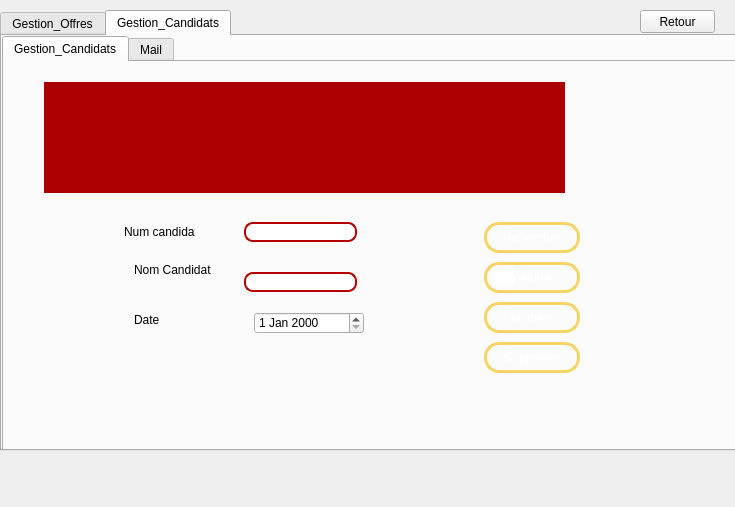
<?xml version="1.0" encoding="UTF-8"?>
<ui version="4.0">
 <class>gestion_candidat</class>
 <widget class="QWidget" name="gestion_candidat">
  <property name="geometry">
   <rect>
    <x>0</x>
    <y>0</y>
    <width>735</width>
    <height>507</height>
   </rect>
  </property>
  <property name="windowTitle">
   <string>Form</string>
  </property>
  <widget class="QTabWidget" name="tabWidget_2">
   <property name="geometry">
    <rect>
     <x>0</x>
     <y>10</y>
     <width>791</width>
     <height>441</height>
    </rect>
   </property>
   <property name="currentIndex">
    <number>1</number>
   </property>
   <widget class="QWidget" name="tab_4">
    <attribute name="title">
     <string>Gestion_Offres</string>
    </attribute>
    <widget class="QTabWidget" name="tabWidget">
     <property name="geometry">
      <rect>
       <x>0</x>
       <y>0</y>
       <width>781</width>
       <height>411</height>
      </rect>
     </property>
     <property name="currentIndex">
      <number>0</number>
     </property>
     <widget class="QWidget" name="tab_2">
      <attribute name="title">
       <string>Gestion_Offres</string>
      </attribute>
      <widget class="QTableView" name="tabchambre">
       <property name="geometry">
        <rect>
         <x>70</x>
         <y>20</y>
         <width>541</width>
         <height>141</height>
        </rect>
       </property>
       <property name="styleSheet">
        <string notr="true">QWidget {
    background-color: #aa0000;
    color: #fffff8;
}
QTableView{border: 6px solid #aa0000; /*other code about padding background stc*/ ;}
QHeaderView::section {
    background-color: #aaaa7f;
    padding: 4px;
    border: 1px solid #fffff8;
    font-size: 8pt;
}

QTableWidget {
    gridline-color: #ff4842;
    font-size: 9pt;
}

QTableWidget QTableCornerButton::section {
    background-color: #ff4842;
    border: 1px solid #fffff8;
}</string>
       </property>
      </widget>
      <widget class="QPushButton" name="pb_ajouter">
       <property name="geometry">
        <rect>
         <x>480</x>
         <y>220</y>
         <width>96</width>
         <height>31</height>
        </rect>
       </property>
       <property name="styleSheet">
        <string notr="true"> QPushButton {
color: #ffffff;
border: 3px solid #f8d466;
font: 8pt &quot;MS Reference Sans Serif&quot;;
border-radius: 15px;
padding: 5px;
background: qradialgradient(cx: 0.3, cy: -0.4,
fx: 0.3, fy: -0.4,
radius: 3, stop: 0 #aa3118, stop: 1 #550000);
min-width: 80px;
}

QPushButton:hover {
background: qradialgradient(cx: 0.3, cy: -0.4,
fx: 0.3, fy: -0.4,
radius: 3, stop: 0 #aa3118, stop: 1 #552a2a);
}

 QPushButton:pressed {
background: qradialgradient(cx: 0.4, cy: -0.1,
fx: 0.4, fy: -0.1,
radius: 3, stop: 0 #aa3118, stop: 1 #554040);
}</string>
       </property>
       <property name="text">
        <string>Ajouter</string>
       </property>
      </widget>
      <widget class="QLabel" name="label_2">
       <property name="geometry">
        <rect>
         <x>90</x>
         <y>230</y>
         <width>47</width>
         <height>13</height>
        </rect>
       </property>
       <property name="text">
        <string>Contenu</string>
       </property>
      </widget>
      <widget class="QLineEdit" name="lineEdit_num">
       <property name="geometry">
        <rect>
         <x>220</x>
         <y>200</y>
         <width>113</width>
         <height>20</height>
        </rect>
       </property>
       <property name="styleSheet">
        <string notr="true">QLineEdit
{
border-radius:9px;
border: 2px solid #b50000;
background: qradialgradient(cx: 0.3, cy: -0.4,
fx: 0.0, fy: -0.0,
radius: 1.89, stop: 0 #ffffff, stop: 1 #999);
}</string>
       </property>
      </widget>
      <widget class="QLabel" name="label">
       <property name="geometry">
        <rect>
         <x>90</x>
         <y>200</y>
         <width>81</width>
         <height>16</height>
        </rect>
       </property>
       <property name="text">
        <string>Nom Offre</string>
       </property>
      </widget>
      <widget class="QPushButton" name="pb_supprimer">
       <property name="geometry">
        <rect>
         <x>480</x>
         <y>300</y>
         <width>96</width>
         <height>31</height>
        </rect>
       </property>
       <property name="styleSheet">
        <string notr="true"> QPushButton {
color: #ffffff;
border: 3px solid #f8d466;
font: 8pt &quot;MS Reference Sans Serif&quot;;
border-radius: 15px;
padding: 5px;
background: qradialgradient(cx: 0.3, cy: -0.4,
fx: 0.3, fy: -0.4,
radius: 3, stop: 0 #aa3118, stop: 1 #550000);
min-width: 80px;
}

QPushButton:hover {
background: qradialgradient(cx: 0.3, cy: -0.4,
fx: 0.3, fy: -0.4,
radius: 3, stop: 0 #aa3118, stop: 1 #552a2a);
}

 QPushButton:pressed {
background: qradialgradient(cx: 0.4, cy: -0.1,
fx: 0.4, fy: -0.1,
radius: 3, stop: 0 #aa3118, stop: 1 #554040);
}</string>
       </property>
       <property name="text">
        <string>Supprimer</string>
       </property>
      </widget>
      <widget class="QPushButton" name="pb_modifier">
       <property name="geometry">
        <rect>
         <x>480</x>
         <y>260</y>
         <width>96</width>
         <height>31</height>
        </rect>
       </property>
       <property name="styleSheet">
        <string notr="true"> QPushButton {
color: #ffffff;
border: 3px solid #f8d466;
font: 8pt &quot;MS Reference Sans Serif&quot;;
border-radius: 15px;
padding: 5px;
background: qradialgradient(cx: 0.3, cy: -0.4,
fx: 0.3, fy: -0.4,
radius: 3, stop: 0 #aa3118, stop: 1 #550000);
min-width: 80px;
}

QPushButton:hover {
background: qradialgradient(cx: 0.3, cy: -0.4,
fx: 0.3, fy: -0.4,
radius: 3, stop: 0 #aa3118, stop: 1 #552a2a);
}

 QPushButton:pressed {
background: qradialgradient(cx: 0.4, cy: -0.1,
fx: 0.4, fy: -0.1,
radius: 3, stop: 0 #aa3118, stop: 1 #554040);
}
</string>
       </property>
       <property name="text">
        <string>Modifier</string>
       </property>
      </widget>
      <widget class="QPushButton" name="pb_rechercher">
       <property name="geometry">
        <rect>
         <x>480</x>
         <y>180</y>
         <width>96</width>
         <height>31</height>
        </rect>
       </property>
       <property name="styleSheet">
        <string notr="true"> QPushButton {
color: #ffffff;
border: 3px solid #f8d466;
font: 8pt &quot;MS Reference Sans Serif&quot;;
border-radius: 15px;
padding: 5px;
background: qradialgradient(cx: 0.3, cy: -0.4,
fx: 0.3, fy: -0.4,
radius: 3, stop: 0 #aa3118, stop: 1 #550000);
min-width: 80px;
}

QPushButton:hover {
background: qradialgradient(cx: 0.3, cy: -0.4,
fx: 0.3, fy: -0.4,
radius: 3, stop: 0 #aa3118, stop: 1 #552a2a);
}

 QPushButton:pressed {
background: qradialgradient(cx: 0.4, cy: -0.1,
fx: 0.4, fy: -0.1,
radius: 3, stop: 0 #aa3118, stop: 1 #554040);
}</string>
       </property>
       <property name="text">
        <string>Rechercher</string>
       </property>
      </widget>
      <widget class="QLabel" name="label_4">
       <property name="geometry">
        <rect>
         <x>90</x>
         <y>290</y>
         <width>47</width>
         <height>13</height>
        </rect>
       </property>
       <property name="text">
        <string>Date</string>
       </property>
      </widget>
      <widget class="QLineEdit" name="lineEdit_disponibilite">
       <property name="geometry">
        <rect>
         <x>490</x>
         <y>190</y>
         <width>20</width>
         <height>20</height>
        </rect>
       </property>
       <property name="styleSheet">
        <string notr="true">QLineEdit{
background-color: transparent;
border-image: url(:off.png);
background: none;
border: none;
background-repeat: none;
}</string>
       </property>
      </widget>
      <widget class="QLabel" name="label_11">
       <property name="geometry">
        <rect>
         <x>90</x>
         <y>320</y>
         <width>71</width>
         <height>16</height>
        </rect>
       </property>
       <property name="text">
        <string>Nom Candidat</string>
       </property>
      </widget>
      <widget class="QComboBox" name="comboBox">
       <property name="geometry">
        <rect>
         <x>220</x>
         <y>310</y>
         <width>111</width>
         <height>22</height>
        </rect>
       </property>
      </widget>
      <widget class="QLineEdit" name="lineEdit_num_3">
       <property name="geometry">
        <rect>
         <x>220</x>
         <y>230</y>
         <width>113</width>
         <height>20</height>
        </rect>
       </property>
       <property name="styleSheet">
        <string notr="true">QLineEdit
{
border-radius:9px;
border: 2px solid #b50000;
background: qradialgradient(cx: 0.3, cy: -0.4,
fx: 0.0, fy: -0.0,
radius: 1.89, stop: 0 #ffffff, stop: 1 #999);
}</string>
       </property>
      </widget>
      <widget class="QLabel" name="label_9">
       <property name="geometry">
        <rect>
         <x>0</x>
         <y>-180</y>
         <width>791</width>
         <height>591</height>
        </rect>
       </property>
       <property name="styleSheet">
        <string notr="true">border-image: url(C:/Users/MY HP/Desktop/QT/5edma avec metier sans intg/Crud employe,mission/projet2020/malek/jribidesign.png);
</string>
       </property>
       <property name="text">
        <string/>
       </property>
      </widget>
      <widget class="QDateEdit" name="dateEdit">
       <property name="geometry">
        <rect>
         <x>220</x>
         <y>280</y>
         <width>110</width>
         <height>22</height>
        </rect>
       </property>
      </widget>
      <widget class="QPushButton" name="pushButton_2">
       <property name="geometry">
        <rect>
         <x>480</x>
         <y>340</y>
         <width>96</width>
         <height>31</height>
        </rect>
       </property>
       <property name="styleSheet">
        <string notr="true"> QPushButton {
color: #ffffff;
border: 3px solid #f8d466;
font: 8pt &quot;MS Reference Sans Serif&quot;;
border-radius: 15px;
padding: 5px;
background: qradialgradient(cx: 0.3, cy: -0.4,
fx: 0.3, fy: -0.4,
radius: 3, stop: 0 #aa3118, stop: 1 #550000);
min-width: 80px;
}

QPushButton:hover {
background: qradialgradient(cx: 0.3, cy: -0.4,
fx: 0.3, fy: -0.4,
radius: 3, stop: 0 #aa3118, stop: 1 #552a2a);
}

 QPushButton:pressed {
background: qradialgradient(cx: 0.4, cy: -0.1,
fx: 0.4, fy: -0.1,
radius: 3, stop: 0 #aa3118, stop: 1 #554040);
}</string>
       </property>
       <property name="text">
        <string>stat</string>
       </property>
      </widget>
      <zorder>label_9</zorder>
      <zorder>lineEdit_disponibilite</zorder>
      <zorder>tabchambre</zorder>
      <zorder>pb_ajouter</zorder>
      <zorder>label_2</zorder>
      <zorder>lineEdit_num</zorder>
      <zorder>label</zorder>
      <zorder>pb_supprimer</zorder>
      <zorder>pb_modifier</zorder>
      <zorder>pb_rechercher</zorder>
      <zorder>label_4</zorder>
      <zorder>label_11</zorder>
      <zorder>comboBox</zorder>
      <zorder>lineEdit_num_3</zorder>
      <zorder>dateEdit</zorder>
      <zorder>pushButton_2</zorder>
     </widget>
    </widget>
   </widget>
   <widget class="QWidget" name="tab_5">
    <attribute name="title">
     <string>Gestion_Candidats</string>
    </attribute>
    <widget class="QTabWidget" name="tabWidget_3">
     <property name="geometry">
      <rect>
       <x>0</x>
       <y>0</y>
       <width>781</width>
       <height>421</height>
      </rect>
     </property>
     <property name="currentIndex">
      <number>0</number>
     </property>
     <widget class="QWidget" name="tab_6">
      <attribute name="title">
       <string>Gestion_Candidats</string>
      </attribute>
      <widget class="QLabel" name="label_5">
       <property name="geometry">
        <rect>
         <x>120</x>
         <y>160</y>
         <width>71</width>
         <height>20</height>
        </rect>
       </property>
       <property name="text">
        <string>Num candidat</string>
       </property>
      </widget>
      <widget class="QLineEdit" name="lineEdit_id_3">
       <property name="geometry">
        <rect>
         <x>240</x>
         <y>160</y>
         <width>113</width>
         <height>20</height>
        </rect>
       </property>
       <property name="styleSheet">
        <string notr="true">QLineEdit
{
border-radius:9px;
border: 2px solid #b50000;
background: qradialgradient(cx: 0.3, cy: -0.4,
fx: 0.0, fy: -0.0,
radius: 1.89, stop: 0 #ffffff, stop: 1 #999);
}</string>
       </property>
      </widget>
      <widget class="QLabel" name="label_6">
       <property name="geometry">
        <rect>
         <x>130</x>
         <y>200</y>
         <width>81</width>
         <height>16</height>
        </rect>
       </property>
       <property name="text">
        <string>Nom Candidat</string>
       </property>
      </widget>
      <widget class="QLabel" name="label_7">
       <property name="geometry">
        <rect>
         <x>130</x>
         <y>250</y>
         <width>61</width>
         <height>16</height>
        </rect>
       </property>
       <property name="text">
        <string>Date</string>
       </property>
      </widget>
      <widget class="QPushButton" name="pb_ajouter_2">
       <property name="geometry">
        <rect>
         <x>480</x>
         <y>200</y>
         <width>96</width>
         <height>31</height>
        </rect>
       </property>
       <property name="styleSheet">
        <string notr="true"> QPushButton {
color: #ffffff;
border: 3px solid #f8d466;
font: 8pt &quot;MS Reference Sans Serif&quot;;
border-radius: 15px;
padding: 5px;
background: qradialgradient(cx: 0.3, cy: -0.4,
fx: 0.3, fy: -0.4,
radius: 3, stop: 0 #aa3118, stop: 1 #550000);
min-width: 80px;
}

QPushButton:hover {
background: qradialgradient(cx: 0.3, cy: -0.4,
fx: 0.3, fy: -0.4,
radius: 3, stop: 0 #aa3118, stop: 1 #552a2a);
}

 QPushButton:pressed {
background: qradialgradient(cx: 0.4, cy: -0.1,
fx: 0.4, fy: -0.1,
radius: 3, stop: 0 #aa3118, stop: 1 #554040);
}</string>
       </property>
       <property name="text">
        <string>Ajouter</string>
       </property>
      </widget>
      <widget class="QPushButton" name="pb_modifier_4">
       <property name="geometry">
        <rect>
         <x>480</x>
         <y>240</y>
         <width>96</width>
         <height>31</height>
        </rect>
       </property>
       <property name="styleSheet">
        <string notr="true"> QPushButton {
color: #ffffff;
border: 3px solid #f8d466;
font: 8pt &quot;MS Reference Sans Serif&quot;;
border-radius: 15px;
padding: 5px;
background: qradialgradient(cx: 0.3, cy: -0.4,
fx: 0.3, fy: -0.4,
radius: 3, stop: 0 #aa3118, stop: 1 #550000);
min-width: 80px;
}

QPushButton:hover {
background: qradialgradient(cx: 0.3, cy: -0.4,
fx: 0.3, fy: -0.4,
radius: 3, stop: 0 #aa3118, stop: 1 #552a2a);
}

 QPushButton:pressed {
background: qradialgradient(cx: 0.4, cy: -0.1,
fx: 0.4, fy: -0.1,
radius: 3, stop: 0 #aa3118, stop: 1 #554040);
}</string>
       </property>
       <property name="text">
        <string>Modifier</string>
       </property>
      </widget>
      <widget class="QPushButton" name="pb_supprimer_2">
       <property name="geometry">
        <rect>
         <x>480</x>
         <y>280</y>
         <width>96</width>
         <height>31</height>
        </rect>
       </property>
       <property name="styleSheet">
        <string notr="true"> QPushButton {
color: #ffffff;
border: 3px solid #f8d466;
font: 8pt &quot;MS Reference Sans Serif&quot;;
border-radius: 15px;
padding: 5px;
background: qradialgradient(cx: 0.3, cy: -0.4,
fx: 0.3, fy: -0.4,
radius: 3, stop: 0 #aa3118, stop: 1 #550000);
min-width: 80px;
}

QPushButton:hover {
background: qradialgradient(cx: 0.3, cy: -0.4,
fx: 0.3, fy: -0.4,
radius: 3, stop: 0 #aa3118, stop: 1 #552a2a);
}

 QPushButton:pressed {
background: qradialgradient(cx: 0.4, cy: -0.1,
fx: 0.4, fy: -0.1,
radius: 3, stop: 0 #aa3118, stop: 1 #554040);
}</string>
       </property>
       <property name="text">
        <string>Supprimer</string>
       </property>
      </widget>
      <widget class="QTableView" name="tabservicech">
       <property name="geometry">
        <rect>
         <x>40</x>
         <y>20</y>
         <width>521</width>
         <height>111</height>
        </rect>
       </property>
       <property name="styleSheet">
        <string notr="true">QWidget {
    background-color: #aa0000;
    color: #fffff8;
}
QTableView{border: 6px solid #aa0000; /*other code about padding background stc*/ ;}
QHeaderView::section {
    background-color: #aaaa7f;
    padding: 4px;
    border: 1px solid #fffff8;
    font-size: 8pt;
}

QTableWidget {
    gridline-color: #ff4842;
    font-size: 9pt;
}

QTableWidget QTableCornerButton::section {
    background-color: #ff4842;
    border: 1px solid #fffff8;
}</string>
       </property>
      </widget>
      <widget class="QLineEdit" name="lineEdit_dispo">
       <property name="geometry">
        <rect>
         <x>490</x>
         <y>200</y>
         <width>20</width>
         <height>20</height>
        </rect>
       </property>
       <property name="styleSheet">
        <string notr="true">QLineEdit{
background-color: transparent;
border-image: url(:off.png);
background: none;
border: none;
background-repeat: none;
}</string>
       </property>
      </widget>
      <widget class="QPushButton" name="pushButton">
       <property name="geometry">
        <rect>
         <x>480</x>
         <y>160</y>
         <width>96</width>
         <height>31</height>
        </rect>
       </property>
       <property name="styleSheet">
        <string notr="true"> QPushButton {
color: #ffffff;
border: 3px solid #f8d466;
font: 8pt &quot;MS Reference Sans Serif&quot;;
border-radius: 15px;
padding: 5px;
background: qradialgradient(cx: 0.3, cy: -0.4,
fx: 0.3, fy: -0.4,
radius: 3, stop: 0 #aa3118, stop: 1 #550000);
min-width: 80px;
}

QPushButton:hover {
background: qradialgradient(cx: 0.3, cy: -0.4,
fx: 0.3, fy: -0.4,
radius: 3, stop: 0 #aa3118, stop: 1 #552a2a);
}

 QPushButton:pressed {
background: qradialgradient(cx: 0.4, cy: -0.1,
fx: 0.4, fy: -0.1,
radius: 3, stop: 0 #aa3118, stop: 1 #554040);
}</string>
       </property>
       <property name="text">
        <string>rechercher</string>
       </property>
      </widget>
      <widget class="QLabel" name="label_12">
       <property name="geometry">
        <rect>
         <x>0</x>
         <y>0</y>
         <width>841</width>
         <height>421</height>
        </rect>
       </property>
       <property name="styleSheet">
        <string notr="true">border-image: url(C:/Users/MY HP/Desktop/QT/projet2020/malek/afficher5.png);
</string>
       </property>
       <property name="text">
        <string/>
       </property>
      </widget>
      <widget class="QLineEdit" name="lineEdit_prix_3">
       <property name="geometry">
        <rect>
         <x>240</x>
         <y>210</y>
         <width>113</width>
         <height>20</height>
        </rect>
       </property>
       <property name="styleSheet">
        <string notr="true">QLineEdit
{
border-radius:9px;
border: 2px solid #b50000;
background: qradialgradient(cx: 0.3, cy: -0.4,
fx: 0.0, fy: -0.0,
radius: 1.89, stop: 0 #ffffff, stop: 1 #999);
}</string>
       </property>
      </widget>
      <widget class="QDateEdit" name="dateEdit_2">
       <property name="geometry">
        <rect>
         <x>250</x>
         <y>250</y>
         <width>110</width>
         <height>22</height>
        </rect>
       </property>
      </widget>
      <widget class="QLabel" name="label_8">
       <property name="geometry">
        <rect>
         <x>0</x>
         <y>-180</y>
         <width>781</width>
         <height>601</height>
        </rect>
       </property>
       <property name="styleSheet">
        <string notr="true">border-image: url(C:/Users/MY HP/Desktop/QT/5edma avec metier sans intg/Crud employe,mission/projet2020/malek/jribidesign.png);
</string>
       </property>
       <property name="text">
        <string/>
       </property>
      </widget>
      <zorder>label_8</zorder>
      <zorder>label_12</zorder>
      <zorder>lineEdit_dispo</zorder>
      <zorder>label_5</zorder>
      <zorder>lineEdit_id_3</zorder>
      <zorder>label_6</zorder>
      <zorder>label_7</zorder>
      <zorder>pb_ajouter_2</zorder>
      <zorder>pb_modifier_4</zorder>
      <zorder>pb_supprimer_2</zorder>
      <zorder>tabservicech</zorder>
      <zorder>pushButton</zorder>
      <zorder>lineEdit_prix_3</zorder>
      <zorder>dateEdit_2</zorder>
     </widget>
     <widget class="QWidget" name="tab">
      <attribute name="title">
       <string>Mail</string>
      </attribute>
      <widget class="QLineEdit" name="port">
       <property name="geometry">
        <rect>
         <x>129</x>
         <y>82</y>
         <width>490</width>
         <height>20</height>
        </rect>
       </property>
       <property name="text">
        <string>465</string>
       </property>
       <property name="echoMode">
        <enum>QLineEdit::Password</enum>
       </property>
      </widget>
      <widget class="QLineEdit" name="subject">
       <property name="geometry">
        <rect>
         <x>129</x>
         <y>198</y>
         <width>490</width>
         <height>20</height>
        </rect>
       </property>
      </widget>
      <widget class="QLabel" name="label_29">
       <property name="geometry">
        <rect>
         <x>60</x>
         <y>169</y>
         <width>59</width>
         <height>20</height>
        </rect>
       </property>
       <property name="text">
        <string>Recipant to:</string>
       </property>
      </widget>
      <widget class="QLineEdit" name="uname">
       <property name="geometry">
        <rect>
         <x>129</x>
         <y>111</y>
         <width>490</width>
         <height>20</height>
        </rect>
       </property>
       <property name="text">
        <string/>
       </property>
      </widget>
      <widget class="QLineEdit" name="paswd">
       <property name="geometry">
        <rect>
         <x>129</x>
         <y>140</y>
         <width>490</width>
         <height>20</height>
        </rect>
       </property>
       <property name="inputMask">
        <string/>
       </property>
       <property name="text">
        <string/>
       </property>
       <property name="echoMode">
        <enum>QLineEdit::Password</enum>
       </property>
      </widget>
      <widget class="QLabel" name="label_31">
       <property name="geometry">
        <rect>
         <x>60</x>
         <y>227</y>
         <width>46</width>
         <height>22</height>
        </rect>
       </property>
       <property name="text">
        <string>Message:</string>
       </property>
      </widget>
      <widget class="QWidget" name="layoutWidget_2">
       <property name="geometry">
        <rect>
         <x>269</x>
         <y>302</y>
         <width>211</width>
         <height>61</height>
        </rect>
       </property>
       <layout class="QHBoxLayout" name="horizontalLayout">
        <item>
         <spacer name="horizontalSpacer">
          <property name="orientation">
           <enum>Qt::Horizontal</enum>
          </property>
          <property name="sizeHint" stdset="0">
           <size>
            <width>40</width>
            <height>20</height>
           </size>
          </property>
         </spacer>
        </item>
        <item>
         <widget class="QPushButton" name="sendBtn">
          <property name="styleSheet">
           <string notr="true"> QPushButton {
color: #ffffff;
border: 3px solid #f8d466;
font: 8pt &quot;MS Reference Sans Serif&quot;;
border-radius: 15px;
padding: 5px;
background: qradialgradient(cx: 0.3, cy: -0.4,
fx: 0.3, fy: -0.4,
radius: 3, stop: 0 #aa3118, stop: 1 #550000);
min-width: 80px;
}

QPushButton:hover {
background: qradialgradient(cx: 0.3, cy: -0.4,
fx: 0.3, fy: -0.4,
radius: 3, stop: 0 #aa3118, stop: 1 #552a2a);
}

 QPushButton:pressed {
background: qradialgradient(cx: 0.4, cy: -0.1,
fx: 0.4, fy: -0.1,
radius: 3, stop: 0 #aa3118, stop: 1 #554040);
}</string>
          </property>
          <property name="text">
           <string>Send</string>
          </property>
         </widget>
        </item>
        <item>
         <widget class="QPushButton" name="exitBtn">
          <property name="styleSheet">
           <string notr="true"> QPushButton {
color: #ffffff;
border: 3px solid #f8d466;
font: 8pt &quot;MS Reference Sans Serif&quot;;
border-radius: 15px;
padding: 5px;
background: qradialgradient(cx: 0.3, cy: -0.4,
fx: 0.3, fy: -0.4,
radius: 3, stop: 0 #aa3118, stop: 1 #550000);
min-width: 80px;
}

QPushButton:hover {
background: qradialgradient(cx: 0.3, cy: -0.4,
fx: 0.3, fy: -0.4,
radius: 3, stop: 0 #aa3118, stop: 1 #552a2a);
}

 QPushButton:pressed {
background: qradialgradient(cx: 0.4, cy: -0.1,
fx: 0.4, fy: -0.1,
radius: 3, stop: 0 #aa3118, stop: 1 #554040);
}</string>
          </property>
          <property name="text">
           <string>Exit</string>
          </property>
         </widget>
        </item>
       </layout>
      </widget>
      <widget class="QLabel" name="label_27">
       <property name="geometry">
        <rect>
         <x>60</x>
         <y>111</y>
         <width>52</width>
         <height>20</height>
        </rect>
       </property>
       <property name="text">
        <string>Username:</string>
       </property>
      </widget>
      <widget class="QPlainTextEdit" name="msg">
       <property name="geometry">
        <rect>
         <x>129</x>
         <y>227</y>
         <width>490</width>
         <height>71</height>
        </rect>
       </property>
      </widget>
      <widget class="QLabel" name="label_25">
       <property name="geometry">
        <rect>
         <x>60</x>
         <y>53</y>
         <width>63</width>
         <height>20</height>
        </rect>
       </property>
       <property name="text">
        <string>Smtp-server:</string>
       </property>
      </widget>
      <widget class="QLabel" name="label_30">
       <property name="geometry">
        <rect>
         <x>60</x>
         <y>198</y>
         <width>40</width>
         <height>20</height>
        </rect>
       </property>
       <property name="text">
        <string>Subject:</string>
       </property>
      </widget>
      <widget class="QLineEdit" name="server">
       <property name="geometry">
        <rect>
         <x>129</x>
         <y>53</y>
         <width>490</width>
         <height>20</height>
        </rect>
       </property>
       <property name="text">
        <string>smtp.gmail.com</string>
       </property>
       <property name="echoMode">
        <enum>QLineEdit::Password</enum>
       </property>
      </widget>
      <widget class="QLabel" name="label_26">
       <property name="geometry">
        <rect>
         <x>60</x>
         <y>82</y>
         <width>59</width>
         <height>20</height>
        </rect>
       </property>
       <property name="text">
        <string>Server port:</string>
       </property>
      </widget>
      <widget class="QLineEdit" name="rcpt">
       <property name="geometry">
        <rect>
         <x>129</x>
         <y>169</y>
         <width>490</width>
         <height>20</height>
        </rect>
       </property>
      </widget>
      <widget class="QLabel" name="label_28">
       <property name="geometry">
        <rect>
         <x>60</x>
         <y>140</y>
         <width>50</width>
         <height>20</height>
        </rect>
       </property>
       <property name="text">
        <string>Password:</string>
       </property>
      </widget>
      <widget class="QLabel" name="label_10">
       <property name="geometry">
        <rect>
         <x>-20</x>
         <y>-180</y>
         <width>851</width>
         <height>621</height>
        </rect>
       </property>
       <property name="styleSheet">
        <string notr="true">border-image: url(C:/Users/MY HP/Desktop/QT/5edma avec metier sans intg/Crud employe,mission/projet2020/malek/jribidesign.png);
</string>
       </property>
       <property name="text">
        <string/>
       </property>
      </widget>
      <zorder>label_10</zorder>
      <zorder>port</zorder>
      <zorder>subject</zorder>
      <zorder>label_29</zorder>
      <zorder>uname</zorder>
      <zorder>paswd</zorder>
      <zorder>label_31</zorder>
      <zorder>layoutWidget_2</zorder>
      <zorder>label_27</zorder>
      <zorder>msg</zorder>
      <zorder>label_25</zorder>
      <zorder>label_30</zorder>
      <zorder>server</zorder>
      <zorder>label_26</zorder>
      <zorder>rcpt</zorder>
      <zorder>label_28</zorder>
     </widget>
    </widget>
   </widget>
  </widget>
  <widget class="QPushButton" name="pushButton_3">
   <property name="geometry">
    <rect>
     <x>640</x>
     <y>10</y>
     <width>75</width>
     <height>23</height>
    </rect>
   </property>
   <property name="text">
    <string>Retour</string>
   </property>
  </widget>
 </widget>
 <resources/>
 <connections/>
</ui>
